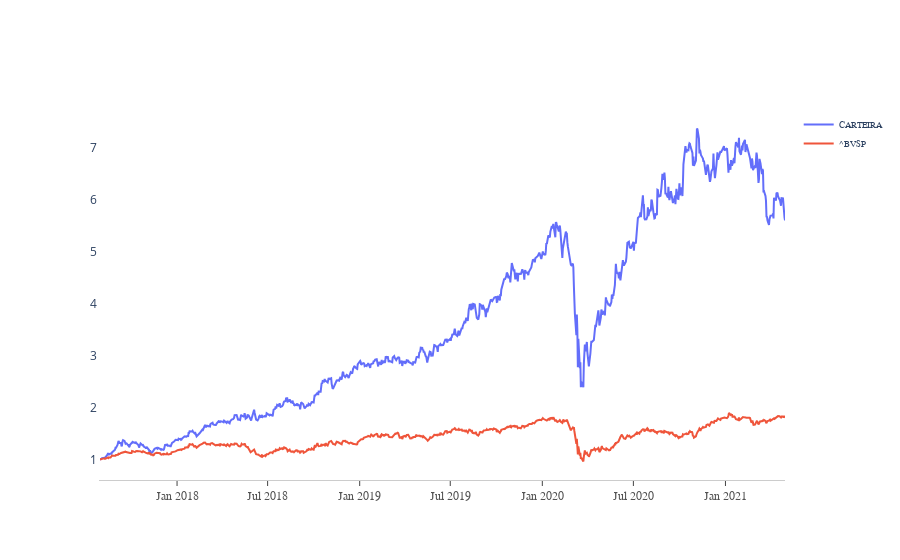

Here is the notebook cell this chart was saved with:
### Code cell
graf_plotly(cart_bench)

### Figure 1 — Plotly figure (JSON) as saved in the notebook; plotly's stock layout.template omitted (floating-point values rounded to 4 significant figures; data arrays with more than 128 entries replaced by an {"elided": "..."} marker saying what was removed)
{"data": [{"mode": "lines", "name": "CARTEIRA", "type": "scatter", "visible": true, "x": {"elided": "923 str values"}, "y": {"elided": "923 float values"}}, {"mode": "lines", "name": "^BVSP", "type": "scatter", "visible": true, "x": {"elided": "923 str values"}, "y": {"elided": "923 float values"}}], "layout": {"autosize": true, "legend": {"font": {"family": "Arial", "size": 9}}, "margin": {"autoexpand": true, "l": 100, "r": 20, "t": 110}, "plot_bgcolor": "white", "showlegend": true, "title": {"text": ""}, "xaxis": {"linecolor": "rgb(204, 204, 204)", "linewidth": 1, "showgrid": false, "showline": true, "showticklabels": true, "tickfont": {"color": "rgb(82, 82, 82)", "family": "Arial", "size": 12}, "ticks": "outside"}, "yaxis": {"showgrid": false, "showline": true, "showticklabels": true, "title": {"text": ""}, "zeroline": true}}}
